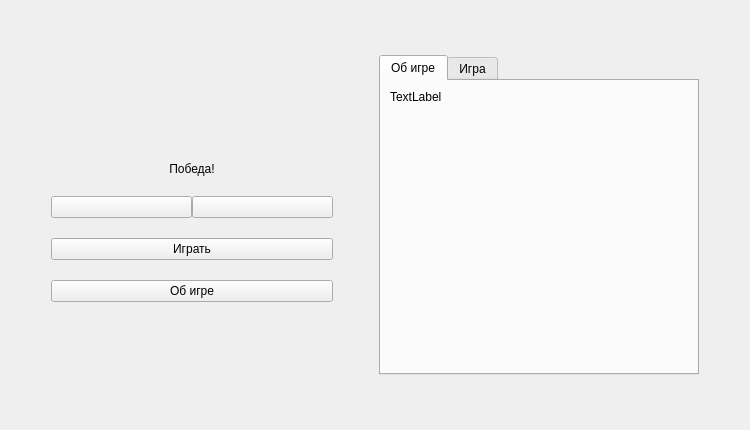
<?xml version="1.0" encoding="UTF-8"?>
<ui version="4.0">
 <class>Widget</class>
 <widget class="QWidget" name="Widget">
  <property name="geometry">
   <rect>
    <x>0</x>
    <y>0</y>
    <width>750</width>
    <height>430</height>
   </rect>
  </property>
  <property name="minimumSize">
   <size>
    <width>750</width>
    <height>430</height>
   </size>
  </property>
  <property name="maximumSize">
   <size>
    <width>750</width>
    <height>450</height>
   </size>
  </property>
  <property name="windowTitle">
   <string>Tic Tac Toe</string>
  </property>
  <property name="windowIcon">
   <iconset resource="resource.qrc">
    <normaloff>:/resImg/img/images/title_ico.png</normaloff>:/resImg/img/images/title_ico.png</iconset>
  </property>
  <property name="styleSheet">
   <string notr="true"/>
  </property>
  <layout class="QHBoxLayout" name="horizontalLayout_2">
   <item>
    <spacer name="horizontalSpacer">
     <property name="orientation">
      <enum>Qt::Horizontal</enum>
     </property>
     <property name="sizeType">
      <enum>QSizePolicy::Fixed</enum>
     </property>
     <property name="sizeHint" stdset="0">
      <size>
       <width>40</width>
       <height>20</height>
      </size>
     </property>
    </spacer>
   </item>
   <item>
    <layout class="QVBoxLayout" name="verticalLayout">
     <property name="spacing">
      <number>20</number>
     </property>
     <item>
      <spacer name="verticalSpacer_2">
       <property name="orientation">
        <enum>Qt::Vertical</enum>
       </property>
       <property name="sizeHint" stdset="0">
        <size>
         <width>20</width>
         <height>40</height>
        </size>
       </property>
      </spacer>
     </item>
     <item>
      <widget class="QLabel" name="label">
       <property name="text">
        <string/>
       </property>
       <property name="pixmap">
        <pixmap resource="resource.qrc">:/resImg/img/images/name.png</pixmap>
       </property>
       <property name="alignment">
        <set>Qt::AlignHCenter|Qt::AlignTop</set>
       </property>
      </widget>
     </item>
     <item>
      <widget class="QLabel" name="labelMessage">
       <property name="text">
        <string>Победа!</string>
       </property>
       <property name="alignment">
        <set>Qt::AlignHCenter|Qt::AlignTop</set>
       </property>
      </widget>
     </item>
     <item>
      <layout class="QHBoxLayout" name="horizontalLayout">
       <property name="spacing">
        <number>0</number>
       </property>
       <item>
        <widget class="QPushButton" name="leftButton">
         <property name="text">
          <string/>
         </property>
        </widget>
       </item>
       <item>
        <widget class="QPushButton" name="rightButton">
         <property name="text">
          <string/>
         </property>
        </widget>
       </item>
      </layout>
     </item>
     <item>
      <widget class="QPushButton" name="startButton">
       <property name="text">
        <string>Играть</string>
       </property>
      </widget>
     </item>
     <item>
      <widget class="QPushButton" name="aboutButton">
       <property name="text">
        <string>Об игре</string>
       </property>
      </widget>
     </item>
     <item>
      <spacer name="verticalSpacer">
       <property name="orientation">
        <enum>Qt::Vertical</enum>
       </property>
       <property name="sizeHint" stdset="0">
        <size>
         <width>20</width>
         <height>40</height>
        </size>
       </property>
      </spacer>
     </item>
    </layout>
   </item>
   <item>
    <spacer name="horizontalSpacer_2">
     <property name="orientation">
      <enum>Qt::Horizontal</enum>
     </property>
     <property name="sizeType">
      <enum>QSizePolicy::Fixed</enum>
     </property>
     <property name="sizeHint" stdset="0">
      <size>
       <width>40</width>
       <height>20</height>
      </size>
     </property>
    </spacer>
   </item>
   <item>
    <widget class="QTabWidget" name="tabWidget">
     <property name="sizePolicy">
      <sizepolicy hsizetype="Fixed" vsizetype="Fixed">
       <horstretch>0</horstretch>
       <verstretch>0</verstretch>
      </sizepolicy>
     </property>
     <property name="minimumSize">
      <size>
       <width>320</width>
       <height>320</height>
      </size>
     </property>
     <property name="maximumSize">
      <size>
       <width>320</width>
       <height>320</height>
      </size>
     </property>
     <property name="styleSheet">
      <string notr="true"/>
     </property>
     <property name="currentIndex">
      <number>0</number>
     </property>
     <widget class="QWidget" name="tab">
      <attribute name="title">
       <string>Об игре</string>
      </attribute>
      <layout class="QVBoxLayout" name="verticalLayout_2">
       <item>
        <widget class="QLabel" name="text_label">
         <property name="text">
          <string>TextLabel</string>
         </property>
         <property name="alignment">
          <set>Qt::AlignLeading|Qt::AlignLeft|Qt::AlignTop</set>
         </property>
        </widget>
       </item>
      </layout>
     </widget>
     <widget class="QWidget" name="tab_2">
      <attribute name="title">
       <string>Игра</string>
      </attribute>
      <layout class="QGridLayout" name="gridLayout">
       <property name="leftMargin">
        <number>5</number>
       </property>
       <property name="topMargin">
        <number>5</number>
       </property>
       <property name="rightMargin">
        <number>5</number>
       </property>
       <property name="bottomMargin">
        <number>5</number>
       </property>
       <property name="spacing">
        <number>5</number>
       </property>
       <item row="0" column="0">
        <widget class="QPushButton" name="pushButton_0_0">
         <property name="sizePolicy">
          <sizepolicy hsizetype="Fixed" vsizetype="Fixed">
           <horstretch>0</horstretch>
           <verstretch>0</verstretch>
          </sizepolicy>
         </property>
         <property name="minimumSize">
          <size>
           <width>100</width>
           <height>100</height>
          </size>
         </property>
         <property name="text">
          <string/>
         </property>
        </widget>
       </item>
       <item row="0" column="1">
        <widget class="QPushButton" name="pushButton_0_1">
         <property name="sizePolicy">
          <sizepolicy hsizetype="Fixed" vsizetype="Fixed">
           <horstretch>0</horstretch>
           <verstretch>0</verstretch>
          </sizepolicy>
         </property>
         <property name="minimumSize">
          <size>
           <width>100</width>
           <height>100</height>
          </size>
         </property>
         <property name="text">
          <string/>
         </property>
        </widget>
       </item>
       <item row="0" column="2">
        <widget class="QPushButton" name="pushButton_0_2">
         <property name="sizePolicy">
          <sizepolicy hsizetype="Fixed" vsizetype="Fixed">
           <horstretch>0</horstretch>
           <verstretch>0</verstretch>
          </sizepolicy>
         </property>
         <property name="minimumSize">
          <size>
           <width>100</width>
           <height>100</height>
          </size>
         </property>
         <property name="text">
          <string/>
         </property>
        </widget>
       </item>
       <item row="1" column="0">
        <widget class="QPushButton" name="pushButton_1_0">
         <property name="sizePolicy">
          <sizepolicy hsizetype="Fixed" vsizetype="Fixed">
           <horstretch>0</horstretch>
           <verstretch>0</verstretch>
          </sizepolicy>
         </property>
         <property name="minimumSize">
          <size>
           <width>100</width>
           <height>100</height>
          </size>
         </property>
         <property name="text">
          <string/>
         </property>
        </widget>
       </item>
       <item row="1" column="1">
        <widget class="QPushButton" name="pushButton_1_1">
         <property name="sizePolicy">
          <sizepolicy hsizetype="Fixed" vsizetype="Fixed">
           <horstretch>0</horstretch>
           <verstretch>0</verstretch>
          </sizepolicy>
         </property>
         <property name="minimumSize">
          <size>
           <width>100</width>
           <height>100</height>
          </size>
         </property>
         <property name="styleSheet">
          <string notr="true"/>
         </property>
         <property name="text">
          <string/>
         </property>
        </widget>
       </item>
       <item row="1" column="2">
        <widget class="QPushButton" name="pushButton_1_2">
         <property name="sizePolicy">
          <sizepolicy hsizetype="Fixed" vsizetype="Fixed">
           <horstretch>0</horstretch>
           <verstretch>0</verstretch>
          </sizepolicy>
         </property>
         <property name="minimumSize">
          <size>
           <width>100</width>
           <height>100</height>
          </size>
         </property>
         <property name="text">
          <string/>
         </property>
        </widget>
       </item>
       <item row="2" column="0">
        <widget class="QPushButton" name="pushButton_2_0">
         <property name="sizePolicy">
          <sizepolicy hsizetype="Fixed" vsizetype="Fixed">
           <horstretch>0</horstretch>
           <verstretch>0</verstretch>
          </sizepolicy>
         </property>
         <property name="minimumSize">
          <size>
           <width>100</width>
           <height>100</height>
          </size>
         </property>
         <property name="text">
          <string/>
         </property>
        </widget>
       </item>
       <item row="2" column="1">
        <widget class="QPushButton" name="pushButton_2_1">
         <property name="sizePolicy">
          <sizepolicy hsizetype="Fixed" vsizetype="Fixed">
           <horstretch>0</horstretch>
           <verstretch>0</verstretch>
          </sizepolicy>
         </property>
         <property name="minimumSize">
          <size>
           <width>100</width>
           <height>100</height>
          </size>
         </property>
         <property name="text">
          <string/>
         </property>
        </widget>
       </item>
       <item row="2" column="2">
        <widget class="QPushButton" name="pushButton_2_2">
         <property name="sizePolicy">
          <sizepolicy hsizetype="Fixed" vsizetype="Fixed">
           <horstretch>0</horstretch>
           <verstretch>0</verstretch>
          </sizepolicy>
         </property>
         <property name="minimumSize">
          <size>
           <width>100</width>
           <height>100</height>
          </size>
         </property>
         <property name="text">
          <string/>
         </property>
        </widget>
       </item>
      </layout>
     </widget>
    </widget>
   </item>
   <item>
    <spacer name="horizontalSpacer_3">
     <property name="orientation">
      <enum>Qt::Horizontal</enum>
     </property>
     <property name="sizeType">
      <enum>QSizePolicy::Fixed</enum>
     </property>
     <property name="sizeHint" stdset="0">
      <size>
       <width>40</width>
       <height>20</height>
      </size>
     </property>
    </spacer>
   </item>
  </layout>
 </widget>
 <resources>
  <include location="resource.qrc"/>
 </resources>
 <connections/>
</ui>
